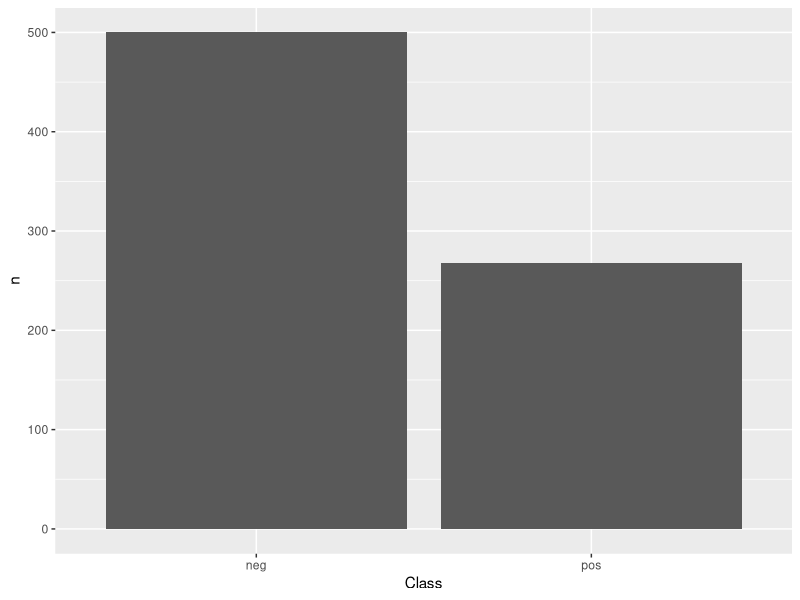
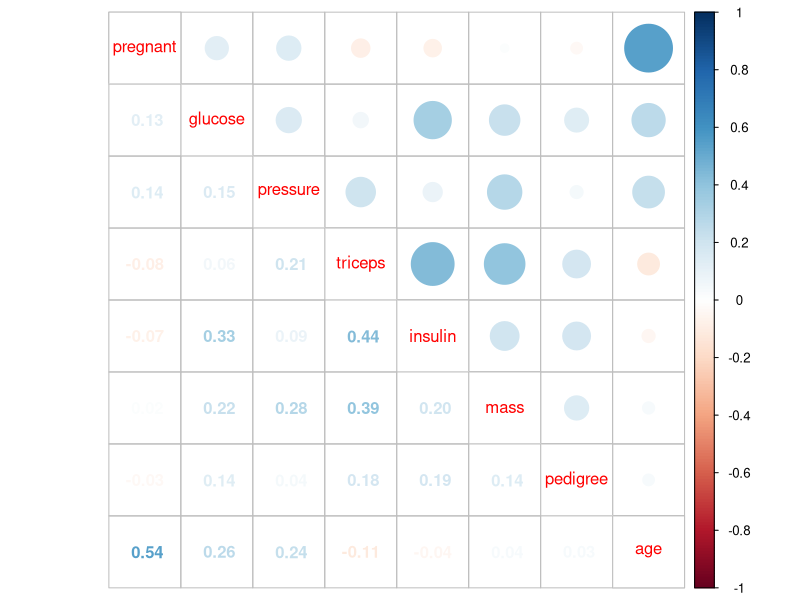

These charts were generated, in order, by the following R code: (Note: this script raises an error after producing the figures.)
## ---- chunk 1
knitr::opts_chunk$set(echo = TRUE)
library('corrplot') # install.packages('corrplot') --> very handy for correlations of large dataframe
library('mlbench') # install.packages('mlbench')
library("tidyverse")
library('caret')
set.seed(123)

data("PimaIndiansDiabetes") 
## ---- chunk 2
dat = PimaIndiansDiabetes %>% 
  as_tibble() %>%
  rename(Class = diabetes) %>%
  mutate(Class = as.factor(Class))
head(dat)
## ---- chunk 3
dat %>%
  group_by(Class) %>%
  count() %>%
  ggplot(aes(x = Class, y = n)) + 
  geom_col()
## ---- chunk 4
corrplot_dat = cor(dat %>% select(-Class))
corrplot.mixed(corrplot_dat)
## ---- chunk 5
dat_id = dat %>%
  mutate(id = row_number())

training_split = 0.75 

dat_train = dat_id %>%
  sample_frac(0.75)

dat_test = dat_id %>%
  anti_join(dat_train, by = 'id') %>%
  select(-id)

dat_train = dat_train %>% select(-id)

## ---- chunk 6
dat_train_up = upSample(dat_train %>% select(-Class),
                        dat_train %>% select(Class) %>% pull())
## ---- chunk 7
train_control = trainControl(method = 'cv')

mod_rf = train(dat_train_up %>% select(-Class), 
                dat_train_up$Class, 
                method = 'ranger',
                importance = "impurity",
                trControl = train_control)

pred_rf = predict(mod_rf, dat_test)

mod_rf
## ---- chunk 8
confusionMatrix(pred_rf, dat_test %>% select(Class) %>% pull())
## ---- chunk 9
mod_rf$finalModel
## ---- chunk 10
plot(caret::varImp(mod_rf))
## ---- chunk 11
train_control = trainControl(method = 'cv', classProbs = TRUE)

mod_nn = train(dat_train_up %>% select(-Class), 
                dat_train_up$Class, 
                method = 'nnet',
               metric = 'ROC',
               verbose = FALSE,
                trControl = train_control)

pred_nn = predict(mod_nn, dat_test)

mod_nn
## ---- chunk 12
confusionMatrix(pred_nn, dat_test %>% select(Class) %>% pull())
## ---- chunk 13
mod_nn$finalModel
## ---- chunk 14
summary(mod_nn$finalModel)
